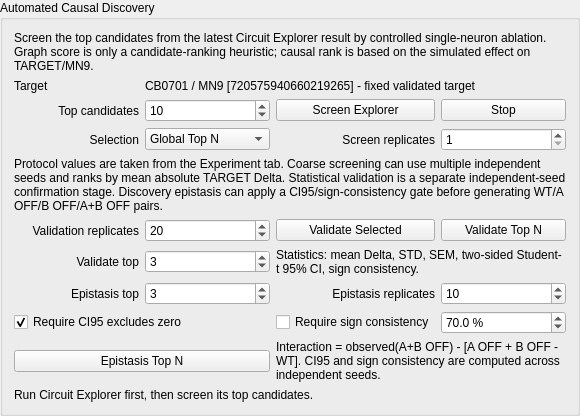
              <widget class="QGroupBox" name="discoverySetupGB">
               <property name="title">
                <string>Automated Causal Discovery</string>
               </property>
               <layout class="QGridLayout" name="discoverySetupGL">
                <item row="0" column="0" colspan="4">
                 <widget class="QLabel" name="discoveryInfoLB">
                  <property name="text">
                   <string>Screen the top candidates from the latest Circuit Explorer result by controlled single-neuron ablation. Graph score is only a candidate-ranking heuristic; causal rank is based on the simulated effect on TARGET/MN9.</string>
                  </property>
                  <property name="wordWrap">
                   <bool>true</bool>
                  </property>
                 </widget>
                </item>
                <item row="1" column="0">
                 <widget class="QLabel" name="discoveryTargetCaptionLB">
                  <property name="text">
                   <string>Target</string>
                  </property>
                 </widget>
                </item>
                <item row="1" column="1" colspan="3">
                 <widget class="QLabel" name="discoveryTargetLB">
                  <property name="text">
                   <string>CB0701 / MN9 [720575940660219265] - fixed validated target</string>
                  </property>
                 </widget>
                </item>
                <item row="2" column="0">
                 <widget class="QLabel" name="discoveryTopCaptionLB">
                  <property name="text">
                   <string>Top candidates</string>
                  </property>
                  <property name="alignment">
                   <set>Qt::AlignRight|Qt::AlignTrailing|Qt::AlignVCenter</set>
                  </property>
                 </widget>
                </item>
                <item row="2" column="1">
                 <widget class="QSpinBox" name="discoveryTopSB">
                  <property name="toolTip">
                   <string>Number of candidates taken from the current Explorer ranking. The target itself and duplicate roots are excluded automatically.</string>
                  </property>
                  <property name="minimum">
                   <number>1</number>
                  </property>
                  <property name="maximum">
                   <number>100</number>
                  </property>
                  <property name="value">
                   <number>10</number>
                  </property>
                 </widget>
                </item>
                <item row="2" column="2">
                 <widget class="QPushButton" name="discoveryRunPB">
                  <property name="toolTip">
                   <string>Runs controlled Reference-vs-Ablation screening for the selected Explorer candidates. Screen replicates = 1 is the fast historical mode; values greater than 1 perform a multi-seed coarse screen.</string>
                  </property>
                  <property name="text">
                   <string>Screen Explorer</string>
                  </property>
                 </widget>
                </item>
                <item row="2" column="3">
                 <widget class="QPushButton" name="discoveryStopPB">
                  <property name="toolTip">
                   <string>Requests a cooperative stop. Screening/validation finish the current comparison; Discovery epistasis finishes the current WT/A OFF/B OFF/A+B OFF replicate.</string>
                  </property>
                  <property name="text">
                   <string>Stop</string>
                  </property>
                 </widget>
                </item>
                <item row="3" column="0">
                 <widget class="QLabel" name="discoverySelectionCaptionLB">
                  <property name="text">
                   <string>Selection</string>
                  </property>
                  <property name="alignment">
                   <set>Qt::AlignRight|Qt::AlignTrailing|Qt::AlignVCenter</set>
                  </property>
                 </widget>
                </item>
                <item row="3" column="1">
                 <widget class="QComboBox" name="discoverySelectionCB">
                  <property name="toolTip">
                   <string>Global Top N uses the Explorer ranking directly. Top N per depth preserves strong shallower candidates when a deeper exploration introduces many new neurons.</string>
                  </property>
                  <item>
                   <property name="text">
                    <string>Global Top N</string>
                   </property>
                  </item>
                  <item>
                   <property name="text">
                    <string>Top N per depth</string>
                   </property>
                  </item>
                 </widget>
                </item>
                <item row="3" column="2">
                 <widget class="QLabel" name="discoveryScreenReplicatesCaptionLB">
                  <property name="text">
                   <string>Screen replicates</string>
                  </property>
                  <property name="alignment">
                   <set>Qt::AlignRight|Qt::AlignTrailing|Qt::AlignVCenter</set>
                  </property>
                 </widget>
                </item>
                <item row="3" column="3">
                 <widget class="QSpinBox" name="discoveryScreenReplicatesSB">
                  <property name="toolTip">
                   <string>Independent seeds used during coarse causal screening. 1 preserves the historical fast single-shot screen; values greater than 1 rank candidates by mean TARGET delta across matched seed blocks.</string>
                  </property>
                  <property name="minimum">
                   <number>1</number>
                  </property>
                  <property name="maximum">
                   <number>100</number>
                  </property>
                  <property name="value">
                   <number>1</number>
                  </property>
                 </widget>
                </item>
                <item row="4" column="0" colspan="4">
                 <widget class="QLabel" name="discoveryProtocolLB">
                  <property name="text">
                   <string>Protocol values are taken from the Experiment tab. Coarse screening can use multiple independent seeds and ranks by mean absolute TARGET Delta. Statistical validation is a separate independent-seed confirmation stage. Discovery epistasis can apply a CI95/sign-consistency gate before generating WT/A OFF/B OFF/A+B OFF pairs.</string>
                  </property>
                  <property name="wordWrap">
                   <bool>true</bool>
                  </property>
                 </widget>
                </item>
                <item row="5" column="0">
                 <widget class="QLabel" name="discoveryReplicatesCaptionLB">
                  <property name="text">
                   <string>Validation replicates</string>
                  </property>
                  <property name="alignment">
                   <set>Qt::AlignRight|Qt::AlignTrailing|Qt::AlignVCenter</set>
                  </property>
                 </widget>
                </item>
                <item row="5" column="1">
                 <widget class="QSpinBox" name="discoveryReplicatesSB">
                  <property name="toolTip">
                   <string>Independent protocol replicates for single-ablation validation. Each replicate uses seed = base seed + replicate index and runs a matched Reference/Perturbed comparison.</string>
                  </property>
                  <property name="minimum">
                   <number>2</number>
                  </property>
                  <property name="maximum">
                   <number>1000</number>
                  </property>
                  <property name="value">
                   <number>20</number>
                  </property>
                 </widget>
                </item>
                <item row="5" column="2">
                 <widget class="QPushButton" name="discoveryValidateSelectedPB">
                  <property name="toolTip">
                   <string>Statistically validate the selected screening rows using independent consecutive seeds.</string>
                  </property>
                  <property name="text">
                   <string>Validate Selected</string>
                  </property>
                 </widget>
                </item>
                <item row="5" column="3">
                 <widget class="QPushButton" name="discoveryValidateTopPB">
                  <property name="toolTip">
                   <string>Statistically validate the first N valid candidates in causal-rank order.</string>
                  </property>
                  <property name="text">
                   <string>Validate Top N</string>
                  </property>
                 </widget>
                </item>
                <item row="6" column="0">
                 <widget class="QLabel" name="discoveryValidateTopCaptionLB">
                  <property name="text">
                   <string>Validate top</string>
                  </property>
                  <property name="alignment">
                   <set>Qt::AlignRight|Qt::AlignTrailing|Qt::AlignVCenter</set>
                  </property>
                 </widget>
                </item>
                <item row="6" column="1">
                 <widget class="QSpinBox" name="discoveryValidateTopSB">
                  <property name="toolTip">
                   <string>Number of top causal hits to validate automatically.</string>
                  </property>
                  <property name="minimum">
                   <number>1</number>
                  </property>
                  <property name="maximum">
                   <number>100</number>
                  </property>
                  <property name="value">
                   <number>3</number>
                  </property>
                 </widget>
                </item>
                <item row="6" column="2" colspan="2">
                 <widget class="QLabel" name="discoveryValidationInfoLB">
                  <property name="text">
                   <string>Statistics: mean Delta, STD, SEM, two-sided Student-t 95% CI, sign consistency.</string>
                  </property>
                  <property name="wordWrap">
                   <bool>true</bool>
                  </property>
                 </widget>
                </item>
                <item row="7" column="0">
                 <widget class="QLabel" name="discoveryEpistasisTopCaptionLB">
                  <property name="text">
                   <string>Epistasis top</string>
                  </property>
                  <property name="alignment">
                   <set>Qt::AlignRight|Qt::AlignTrailing|Qt::AlignVCenter</set>
                  </property>
                 </widget>
                </item>
                <item row="7" column="1">
                 <widget class="QSpinBox" name="discoveryEpistasisTopSB">
                  <property name="toolTip">
                   <string>Number of fully statistically validated hits from the latest validation batch used to generate all unique pairwise epistasis tests. Hits are selected by descending absolute validated mean Delta.</string>
                  </property>
                  <property name="minimum">
                   <number>2</number>
                  </property>
                  <property name="maximum">
                   <number>10</number>
                  </property>
                  <property name="value">
                   <number>3</number>
                  </property>
                 </widget>
                </item>
                <item row="7" column="2">
                 <widget class="QLabel" name="discoveryEpistasisReplicatesCaptionLB">
                  <property name="text">
                   <string>Epistasis replicates</string>
                  </property>
                  <property name="alignment">
                   <set>Qt::AlignRight|Qt::AlignTrailing|Qt::AlignVCenter</set>
                  </property>
                 </widget>
                </item>
                <item row="7" column="3">
                 <widget class="QSpinBox" name="discoveryEpistasisReplicatesSB">
                  <property name="toolTip">
                   <string>Independent-seed replicates for every discovery epistasis pair. Each replicate runs the validated WT / A OFF / B OFF / A+B OFF protocol.</string>
                  </property>
                  <property name="minimum">
                   <number>2</number>
                  </property>
                  <property name="maximum">
                   <number>1000</number>
                  </property>
                  <property name="value">
                   <number>10</number>
                  </property>
                 </widget>
                </item>
                <item row="8" column="0" colspan="2">
                 <widget class="QCheckBox" name="discoveryRequireCiCB">
                  <property name="toolTip">
                   <string>When enabled, automatic Discovery epistasis accepts only validation hits whose two-sided CI95 for mean Delta does not cross zero.</string>
                  </property>
                  <property name="text">
                   <string>Require CI95 excludes zero</string>
                  </property>
                  <property name="checked">
                   <bool>true</bool>
                  </property>
                 </widget>
                </item>
                <item row="8" column="2">
                 <widget class="QCheckBox" name="discoveryRequireSignCB">
                  <property name="toolTip">
                   <string>Optional additional epistasis gate based on trial-by-trial sign consistency of the validated mean Delta.</string>
                  </property>
                  <property name="text">
                   <string>Require sign consistency</string>
                  </property>
                 </widget>
                </item>
                <item row="8" column="3">
                 <widget class="QDoubleSpinBox" name="discoveryMinSignDSB">
                  <property name="toolTip">
                   <string>Minimum sign consistency required when the sign gate is enabled.</string>
                  </property>
                  <property name="suffix">
                   <string> %</string>
                  </property>
                  <property name="decimals">
                   <number>1</number>
                  </property>
                  <property name="minimum">
                   <double>0.000000000000000</double>
                  </property>
                  <property name="maximum">
                   <double>100.000000000000000</double>
                  </property>
                  <property name="value">
                   <double>70.000000000000000</double>
                  </property>
                 </widget>
                </item>
                <item row="9" column="0" colspan="2">
                 <widget class="QPushButton" name="discoveryEpistasisTopPB">
                  <property name="toolTip">
                   <string>Builds every unique pair among the top N validation hits that pass the selected statistical gate, then ranks completed pairs by absolute mean interaction Hz.</string>
                  </property>
                  <property name="text">
                   <string>Epistasis Top N</string>
                  </property>
                 </widget>
                </item>
                <item row="9" column="2" colspan="2">
                 <widget class="QLabel" name="discoveryEpistasisInfoLB">
                  <property name="text">
                   <string>Interaction = observed(A+B OFF) - [A OFF + B OFF - WT]. CI95 and sign consistency are computed across independent seeds.</string>
                  </property>
                  <property name="wordWrap">
                   <bool>true</bool>
                  </property>
                 </widget>
                </item>
                <item row="10" column="0" colspan="4">
                 <widget class="QLabel" name="discoveryStatusLB">
                  <property name="text">
                   <string>Run Circuit Explorer first, then screen its top candidates.</string>
                  </property>
                  <property name="wordWrap">
                   <bool>true</bool>
                  </property>
                 </widget>
                </item>
               </layout>
              </widget>
